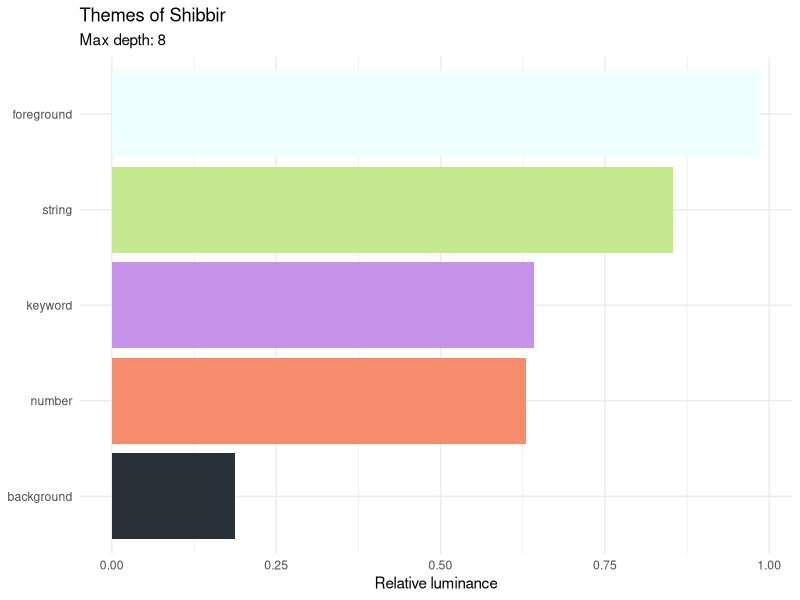

Generate this figure with R:
# R sample: vectors, data frames, pipes, functions, formulas.

library(dplyr)
library(ggplot2)

DEFAULT_HEX <- "#EEFFFF"
MAX_DEPTH <- 8L
HEX_PATTERN <- "^#([0-9a-fA-F]{3}){1,2}$"

palette <- c(
  background = "#263238",
  foreground = "#EEFFFF",
  keyword    = "#C792EA",
  string     = "#C3E88D",
  number     = "#F78C6C"
)

luminance <- function(hex) {
  if (!grepl(HEX_PATTERN, hex)) {
    warning(sprintf("Invalid hex value: %s", hex))
    return(NA_real_)
  }

  channels <- strtoi(substring(hex, c(2, 4, 6), c(3, 5, 7)), base = 16L)
  sum(channels * c(0.2126, 0.7152, 0.0722)) / 255
}

describe <- function(label, hex = DEFAULT_HEX, ...) {
  stopifnot(is.character(label), nchar(label) > 0)
  sprintf("%-12s => %s", label, hex)
}

swatches <- data.frame(
  label = names(palette),
  hex = unname(palette),
  stringsAsFactors = FALSE
)

swatches$luminance <- vapply(swatches$hex, luminance, numeric(1))
swatches$tone <- ifelse(swatches$luminance < 0.5, "dark", "light")

summary_table <- swatches %>%
  filter(!is.na(luminance)) %>%
  mutate(label = toupper(label)) %>%
  arrange(desc(luminance)) %>%
  group_by(tone) %>%
  summarise(
    count = n(),
    mean_luminance = round(mean(luminance), 4),
    .groups = "drop"
  )

for (i in seq_len(nrow(swatches))) {
  row <- swatches[i, ]
  cat(describe(row$label, row$hex), sprintf("  %.4f  %s\n", row$luminance, row$tone))
}

print(summary_table)

model <- lm(luminance ~ nchar(label), data = swatches)
cat("R-squared:", round(summary(model)$r.squared, 4), "\n")

plot <- ggplot(swatches, aes(x = reorder(label, luminance), y = luminance, fill = hex)) +
  geom_col() +
  scale_fill_identity() +
  coord_flip() +
  labs(
    title = "Themes of Shibbir",
    subtitle = paste("Max depth:", MAX_DEPTH),
    x = NULL,
    y = "Relative luminance"
  ) +
  theme_minimal()

if (interactive()) {
  print(plot)
}

result <- tryCatch(
  {
    luminance("not-a-hex")
  },
  warning = function(w) {
    message("caught warning: ", conditionMessage(w))
    NA_real_
  },
  finally = {
    message("done")
  }
)
